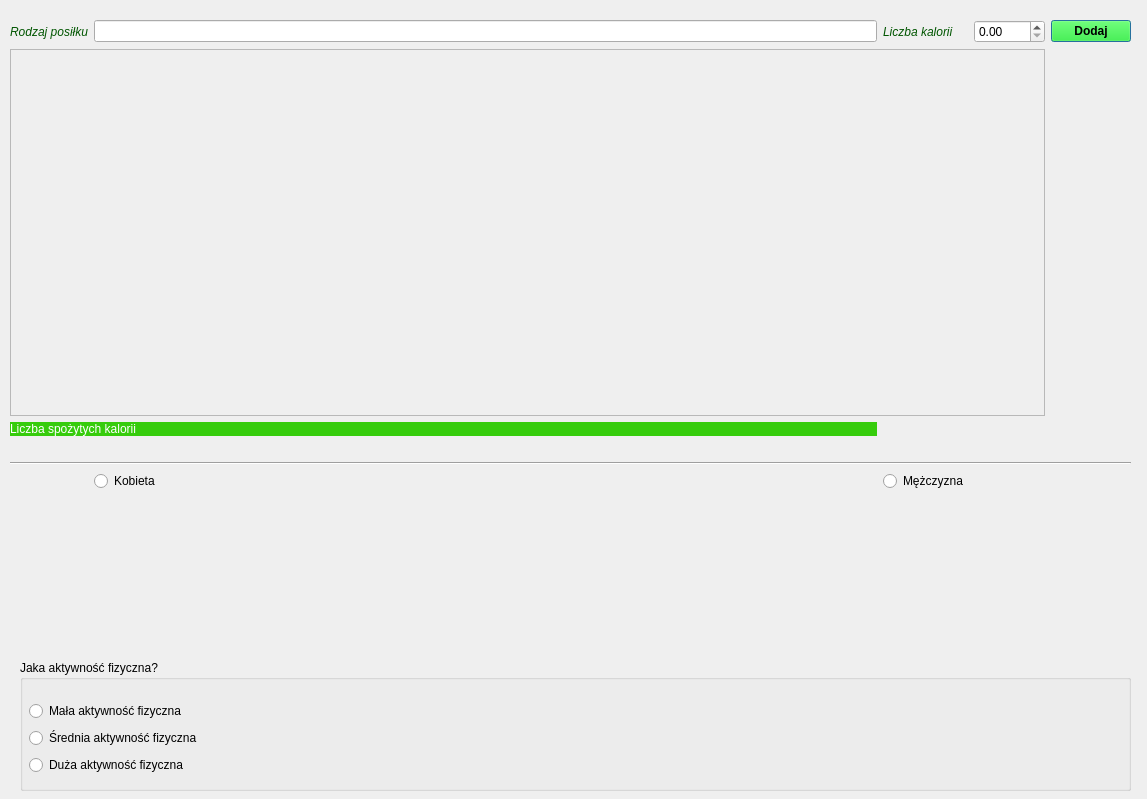
<?xml version="1.0" encoding="UTF-8"?>
<ui version="4.0">
 <class>Dialog</class>
 <widget class="QDialog" name="Dialog">
  <property name="geometry">
   <rect>
    <x>0</x>
    <y>0</y>
    <width>1147</width>
    <height>799</height>
   </rect>
  </property>
  <property name="windowTitle">
   <string>Dialog</string>
  </property>
  <widget class="QWidget" name="gridLayoutWidget">
   <property name="geometry">
    <rect>
     <x>10</x>
     <y>20</y>
     <width>1121</width>
     <height>471</height>
    </rect>
   </property>
   <layout class="QGridLayout" name="gridLayout">
    <item row="0" column="3">
     <widget class="QDoubleSpinBox" name="calories_number">
      <property name="maximum">
       <double>1000.990000000000009</double>
      </property>
      <property name="singleStep">
       <double>100.000000000000000</double>
      </property>
     </widget>
    </item>
    <item row="0" column="0">
     <widget class="QLabel" name="label">
      <property name="font">
       <font>
        <italic>true</italic>
       </font>
      </property>
      <property name="styleSheet">
       <string notr="true">color: rgb(0, 85, 0);</string>
      </property>
      <property name="text">
       <string>Rodzaj posiłku</string>
      </property>
     </widget>
    </item>
    <item row="0" column="4">
     <widget class="QPushButton" name="add_to_list">
      <property name="font">
       <font>
        <weight>75</weight>
        <bold>true</bold>
       </font>
      </property>
      <property name="styleSheet">
       <string notr="true">background: rgb(0, 255, 0)</string>
      </property>
      <property name="text">
       <string>Dodaj</string>
      </property>
     </widget>
    </item>
    <item row="0" column="1">
     <widget class="QLineEdit" name="type_of_food"/>
    </item>
    <item row="0" column="2">
     <widget class="QLabel" name="label_2">
      <property name="font">
       <font>
        <italic>true</italic>
       </font>
      </property>
      <property name="styleSheet">
       <string notr="true">color: rgb(0, 85, 0);</string>
      </property>
      <property name="text">
       <string>Liczba kalorii</string>
      </property>
     </widget>
    </item>
    <item row="2" column="0" colspan="2">
     <widget class="QLabel" name="label_3">
      <property name="styleSheet">
       <string notr="true">background: rgb(54, 204, 12);
color: rgb(255, 255, 255);</string>
      </property>
      <property name="text">
       <string>Liczba spożytych kalorii</string>
      </property>
     </widget>
    </item>
    <item row="4" column="0" colspan="5">
     <widget class="Line" name="line">
      <property name="orientation">
       <enum>Qt::Horizontal</enum>
      </property>
     </widget>
    </item>
    <item row="2" column="2" colspan="3">
     <widget class="QLabel" name="how_many_calories">
      <property name="text">
       <string/>
      </property>
     </widget>
    </item>
    <item row="3" column="0" colspan="5">
     <widget class="QLabel" name="photo">
      <property name="text">
       <string/>
      </property>
     </widget>
    </item>
    <item row="1" column="0" colspan="4">
     <widget class="QListWidget" name="list_of_food">
      <property name="enabled">
       <bool>false</bool>
      </property>
     </widget>
    </item>
    <item row="5" column="1">
     <widget class="QRadioButton" name="radio_woman">
      <property name="text">
       <string>Kobieta</string>
      </property>
     </widget>
    </item>
    <item row="5" column="2">
     <widget class="QRadioButton" name="radio_man">
      <property name="text">
       <string>Mężczyzna</string>
      </property>
     </widget>
    </item>
   </layout>
  </widget>
  <widget class="QGroupBox" name="groupBox">
   <property name="geometry">
    <rect>
     <x>20</x>
     <y>660</y>
     <width>1111</width>
     <height>131</height>
    </rect>
   </property>
   <property name="maximumSize">
    <size>
     <width>16777215</width>
     <height>500</height>
    </size>
   </property>
   <property name="title">
    <string>Jaka aktywność fizyczna?</string>
   </property>
   <widget class="QWidget" name="verticalLayoutWidget">
    <property name="geometry">
     <rect>
      <x>9</x>
      <y>40</y>
      <width>691</width>
      <height>76</height>
     </rect>
    </property>
    <layout class="QVBoxLayout" name="verticalLayout_2">
     <item>
      <widget class="QRadioButton" name="radio_small_activity">
       <property name="text">
        <string>Mała aktywność fizyczna</string>
       </property>
      </widget>
     </item>
     <item>
      <widget class="QRadioButton" name="radio_medium_activity">
       <property name="text">
        <string>Średnia aktywność fizyczna</string>
       </property>
      </widget>
     </item>
     <item>
      <widget class="QRadioButton" name="radio_hight_activity">
       <property name="text">
        <string>Duża aktywność fizyczna</string>
       </property>
      </widget>
     </item>
    </layout>
   </widget>
  </widget>
 </widget>
 <resources/>
 <connections/>
</ui>
